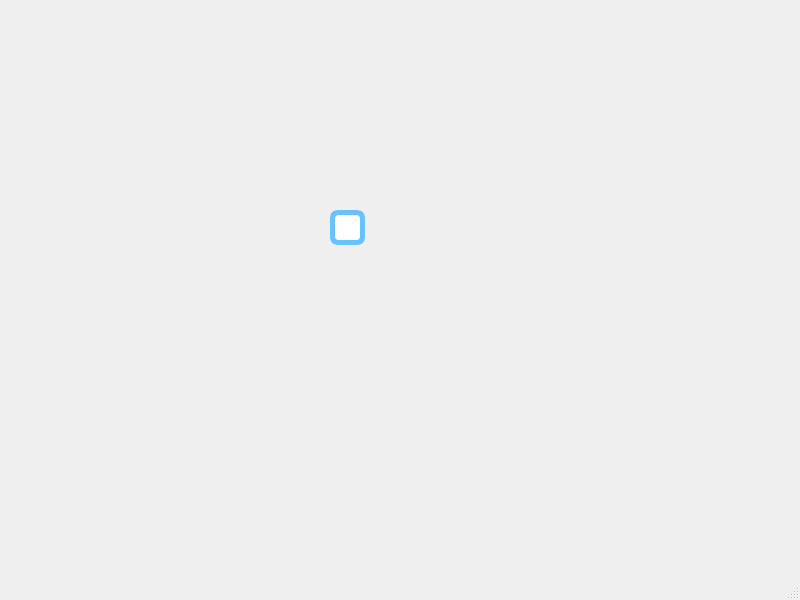
<?xml version="1.0" encoding="UTF-8"?>
<ui version="4.0">
 <class>MainWindow</class>
 <widget class="QMainWindow" name="MainWindow">
  <property name="geometry">
   <rect>
    <x>0</x>
    <y>0</y>
    <width>800</width>
    <height>600</height>
   </rect>
  </property>
  <property name="windowTitle">
   <string>MainWindow</string>
  </property>
  <widget class="QWidget" name="centralwidget">
   <widget class="QPushButton" name="pushButton_8">
    <property name="geometry">
     <rect>
      <x>330</x>
      <y>210</y>
      <width>35</width>
      <height>35</height>
     </rect>
    </property>
    <property name="cursor">
     <cursorShape>PointingHandCursor</cursorShape>
    </property>
    <property name="mouseTracking">
     <bool>true</bool>
    </property>
    <property name="styleSheet">
     <string notr="true">QPushButton{
background-color: rgb(255,255, 255);
border-radius:8;
border-color: rgb(104, 194, 253);
border-width:5;
border-style: solid;
}

/*
QPushButton:hover{
background-color: rgb(104, 194, 253);
border-color: rgb(255,255, 255);
}

QPushButton:pressed{
background-color: rgb(104, 194, 253);
border-color: rgb(255,255, 255);
}
*/

</string>
    </property>
    <property name="text">
     <string/>
    </property>
   </widget>
  </widget>
  <widget class="QMenuBar" name="menubar">
   <property name="geometry">
    <rect>
     <x>0</x>
     <y>0</y>
     <width>800</width>
     <height>26</height>
    </rect>
   </property>
  </widget>
  <widget class="QStatusBar" name="statusbar"/>
 </widget>
 <resources/>
 <connections/>
</ui>
